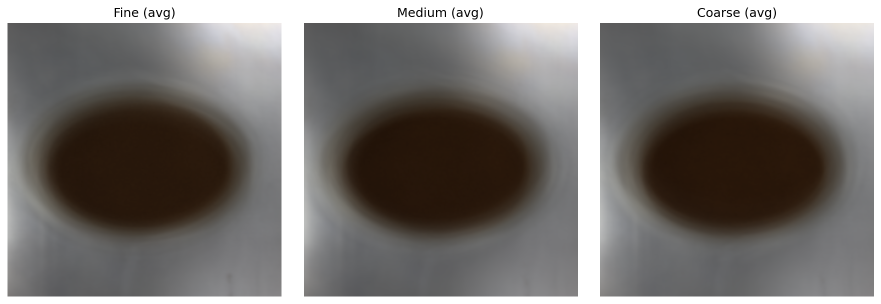
#> input picture eda_average_images.png, 1762 x 608 px (shown at 1/2 size)
$ python -i numerical_features.py   (imports and definitions only)   (older library calls are emulated)
#> lines starting #> are read from the running program, lines starting #| are printed output that depends on the picture; after the words box and inside, x2 and y2 are one past the last pixel; in counts of white or black regions, pixels touching at a corner belong together
from __future__ import annotations

from collections import OrderedDict

import cv2
import numpy as np
import pywt
from PIL import Image
from scipy.ndimage import laplace
from skimage.feature import graycomatrix, graycoprops
from skimage.filters.rank import entropy as rank_entropy
from skimage.morphology import closing, disk, opening


CROP_SIZE = 224

FEATURE_NAMES = (
    "morph_closing_added_r21",
    "morph_closing_added_r13",
    "morph_opening_removed_r8",
    "lacunarity_box10",
    "autocorr_radial_mean",
    "autocorr_drop_010",
    "autocorr_drop_020",
    "autocorr_drop_050",
    "glcm_correlation_mean",
    "fft_low_power",
    "fft_mid_low_ratio",
    "fft_spectral_entropy",
    "local_entropy_mean_r5",
    "local_entropy_p90_r5",
    "local_std_p90_w9",
    "grad_p99",
    "grad_std",
    "haar_detail_mean",
    "laplace_mean_abs",
)


def crop_center_square(image: Image.Image | np.ndarray, size: int = CROP_SIZE) -> np.ndarray:
    """Return a center-cropped grayscale uint8 image."""
    if isinstance(image, Image.Image):
        rgb = np.asarray(image.convert("RGB"), dtype=np.uint8)
    else:
        rgb = np.asarray(image)

    if rgb.ndim not in (2, 3):
        raise ValueError(f"Unsupported image shape: {rgb.shape!r}")

    height, width = rgb.shape[:2]
    if height < size or width < size:
        raise ValueError(f"Image too small for {size}x{size} crop: {width}x{height}")

    top = (height - size) // 2
    left = (width - size) // 2
    crop = rgb[top:top + size, left:left + size]

    if crop.ndim == 2:
        return crop.astype(np.uint8)

    return cv2.cvtColor(crop.astype(np.uint8), cv2.COLOR_RGB2GRAY)


def normalize_gray(gray: np.ndarray) -> np.ndarray:
    gray_f = gray.astype(np.float32)
    mean = gray_f.mean()
    std = gray_f.std() + 1e-6

    z = (gray_f - mean) / std
    z = np.clip(z, -3.0, 3.0)

    return ((z + 3.0) / 6.0 * 255.0).astype(np.uint8)


def get_normalized_gray_crop(image: Image.Image | np.ndarray, size: int = CROP_SIZE) -> np.ndarray:
    return normalize_gray(crop_center_square(image, size=size))


def _fft_features(gray: np.ndarray) -> dict[str, float]:
    img = gray.astype(np.float32)
    img -= img.mean()

    fft = np.fft.fftshift(np.fft.fft2(img))
    power = np.abs(fft) ** 2

    height, width = power.shape
    cy, cx = height // 2, width // 2

    yy, xx = np.indices((height, width))
    r = np.sqrt((xx - cx) ** 2 + (yy - cy) ** 2)
    r_norm = r / (r.max() + 1e-12)

    low = power[r_norm < 0.15].mean()
    mid = power[(r_norm >= 0.15) & (r_norm < 0.35)].mean()

    p = power.ravel()
    p = p / (p.sum() + 1e-12)
    spectral_entropy = -np.sum(p * np.log2(p + 1e-12))

    return {
        "fft_low_power": float(low),
        "fft_mid_low_ratio": float(mid / (low + 1e-12)),
        "fft_spectral_entropy": float(spectral_entropy),
    }


def _glcm_features(gray: np.ndarray) -> dict[str, float]:
    levels = 32
    q = np.floor(gray.astype(np.float32) / 256.0 * levels).astype(np.uint8)
    q = np.clip(q, 0, levels - 1)

    glcm = graycomatrix(
        q,
        distances=[1, 2, 4, 8, 16],
        angles=[0, np.pi / 4, np.pi / 2, 3 * np.pi / 4],
        levels=levels,
        symmetric=True,
        normed=True,
    )
    return {"glcm_correlation_mean": float(graycoprops(glcm, "correlation").mean())}


def _morphology_features(gray: np.ndarray) -> dict[str, float]:
    img = gray.astype(np.float32)
    opened_r8 = opening(gray, disk(8)).astype(np.float32)
    closed_r13 = closing(gray, disk(13)).astype(np.float32)
    closed_r21 = closing(gray, disk(21)).astype(np.float32)

    return {
        "morph_closing_added_r21": float(np.mean(np.abs(closed_r21 - img))),
        "morph_closing_added_r13": float(np.mean(np.abs(closed_r13 - img))),
        "morph_opening_removed_r8": float(np.mean(np.abs(img - opened_r8))),
    }


def _autocorrelation_features(gray: np.ndarray) -> dict[str, float]:
    img = gray.astype(np.float32)
    img -= img.mean()

    fft = np.fft.fft2(img)
    corr = np.fft.ifft2(np.abs(fft) ** 2).real
    corr = np.fft.fftshift(corr).astype(np.float32)

    cy, cx = corr.shape[0] // 2, corr.shape[1] // 2
    center = corr[cy, cx]
    corr = corr / (center + 1e-12)

    height, width = corr.shape
    yy, xx = np.indices((height, width))
    r = np.sqrt((xx - cx) ** 2 + (yy - cy) ** 2)

    max_r = min(height, width) // 2
    radial = []
    for radius in range(1, max_r):
        mask = (r >= radius - 0.5) & (r < radius + 0.5)
        radial.append(corr[mask].mean())

    radial = np.asarray(radial, dtype=np.float32)

    def first_below(threshold: float) -> int:
        idx = np.where(radial < threshold)[0]
        if len(idx) == 0:
            return max_r
        return int(idx[0] + 1)

    return {
        "autocorr_radial_mean": float(radial.mean()),
        "autocorr_drop_010": float(first_below(0.10)),
        "autocorr_drop_020": float(first_below(0.20)),
        "autocorr_drop_050": float(first_below(0.50)),
    }


def _lacunarity_feature(gray: np.ndarray) -> dict[str, float]:
    binary = gray > np.percentile(gray, 50)
    box = 10
    masses = []

    height, width = binary.shape
    for y in range(0, height - box + 1):
        for x in range(0, width - box + 1):
            masses.append(binary[y:y + box, x:x + box].sum())

    masses = np.asarray(masses, dtype=np.float32)
    lacunarity = masses.var() / ((masses.mean() ** 2) + 1e-12)
    return {"lacunarity_box10": float(lacunarity)}


def _local_statistics_features(gray: np.ndarray) -> dict[str, float]:
    img = gray.astype(np.float32)

    mean = cv2.blur(img, (9, 9))
    mean_sq = cv2.blur(img ** 2, (9, 9))
    var = np.maximum(mean_sq - mean ** 2, 0.0)
    std = np.sqrt(var)

    ent = rank_entropy(gray, disk(5))
    return {
        "local_entropy_mean_r5": float(ent.mean()),
        "local_entropy_p90_r5": float(np.percentile(ent, 90)),
        "local_std_p90_w9": float(np.percentile(std, 90)),
    }


def _gradient_features(gray: np.ndarray) -> dict[str, float]:
    gray_f = gray.astype(np.float32)
    sobel_x = cv2.Sobel(gray_f, cv2.CV_32F, 1, 0, ksize=3)
    sobel_y = cv2.Sobel(gray_f, cv2.CV_32F, 0, 1, ksize=3)
    mag = np.sqrt(sobel_x ** 2 + sobel_y ** 2)

    return {
        "grad_p99": float(np.percentile(mag, 99)),
        "grad_std": float(mag.std()),
    }


def _haar_feature(gray: np.ndarray) -> dict[str, float]:
    gray_f = gray.astype(np.float32)
    _, (c_h, c_v, c_d) = pywt.dwt2(gray_f, "haar")
    detail_power = (c_h ** 2 + c_v ** 2 + c_d ** 2) / 3.0
    nonzero = detail_power[detail_power != 0]
    value = float(nonzero.mean()) if nonzero.size else 0.0
    return {"haar_detail_mean": value}


def _laplace_feature(gray: np.ndarray) -> dict[str, float]:
    lap = laplace(gray.astype(np.float32))
    return {"laplace_mean_abs": float(np.abs(lap).mean())}


def extract_numerical_features_from_gray(
    gray_raw: np.ndarray,
    return_dict: bool = False,
) -> dict[str, float] | np.ndarray:
    gray = normalize_gray(gray_raw)

    features: OrderedDict[str, float] = OrderedDict()
    features.update(_morphology_features(gray))
    features.update(_lacunarity_feature(gray))
    features.update(_autocorrelation_features(gray))
    features.update(_glcm_features(gray))
    features.update(_fft_features(gray))
    features.update(_local_statistics_features(gray))
    features.update(_gradient_features(gray))
    features.update(_haar_feature(gray))
    features.update(_laplace_feature(gray))

    if return_dict:
        return features

    return np.asarray([features[name] for name in FEATURE_NAMES], dtype=np.float32)


def extract_numerical_features(
    image: Image.Image | np.ndarray,
    return_dict: bool = False,
    crop_size: int = CROP_SIZE,
) -> dict[str, float] | np.ndarray:
    gray_raw = crop_center_square(image, size=crop_size)
    return extract_numerical_features_from_gray(gray_raw, return_dict=return_dict)

>>> import cv2
>>> picture = cv2.cvtColor(cv2.imread('../eda_average_images.png'), cv2.COLOR_BGR2RGB)
>>> result = extract_numerical_features(picture)
#> in crop_center_square, `crop = rgb[top:top + size, left:left + size]`:
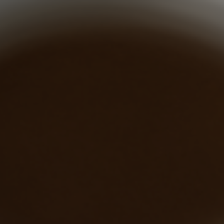
#> crop: shape (224, 224, 3); mean R, G, B 43.3, 28.2, 16.4
#> in normalize_gray, `mean = gray_f.mean()`: mean = 31.37
#> in normalize_gray, `std = gray_f.std() + 1e-6`: std = 14.47
#> in _lacunarity_feature, `binary = gray > np.percentile(gray, 50)`:
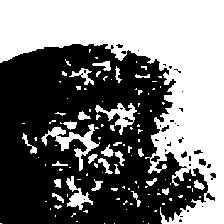
#> binary: shape (224, 224) bool; 47.3% white; 117 white regions (89 under 20 px), largest, box (x1, y1, x2, y2) and area: (0, 0, 224, 224) 20292, (41, 124, 100, 171) 713, (95, 103, 137, 135) 451
#> after the loop in _lacunarity_feature, `for y in range(0, height - box + 1):`: masses = 46225 items
#> in _lacunarity_feature, `lacunarity = masses.var() / ((masses.mean() ** 2) + 1e-12)`: lacunarity = 0.846
#> in _autocorrelation_features, `corr = np.fft.fftshift(corr).astype(np.float32)`:
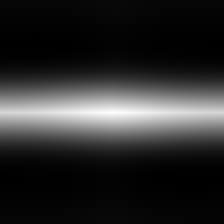
#> corr: shape (224, 224) float32; min -15638660, max 74084896, mean 0; drawn with min black and max white
#> in _autocorrelation_features, `center = corr[cy, cx]`: center = 74084896
#> after the loop in _autocorrelation_features, `for radius in range(1, max_r):`: radial = 111 values, max 0.978 at index 0, min -0.0835 at index 109, mean 0.22
#> in first_below, `idx = np.where(radial < threshold)[0]`: idx = 58 values from 53 to 110
#> in _fft_features, `low = power[r_norm < 0.15].mean()`: low = 2.05e+09
#> in _fft_features, `mid = power[(r_norm >= 0.15) & (r_norm < 0.35)].mean()`: mid = 8304805.3
#> in _fft_features, `spectral_entropy = -np.sum(p * np.log2(p + 1e-12))`: spectral_entropy = 4.49
#> in _haar_feature, `_, (c_h, c_v, c_d) = pywt.dwt2(gray_f, "haar")`:
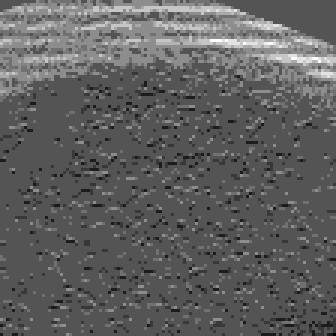
#> c_h: shape (112, 112) float32 (shown 3 times larger); min -4.5, max 9, mean 0.607; drawn with min black and max white
#> in _haar_feature, `_, (c_h, c_v, c_d) = pywt.dwt2(gray_f, "haar")`:
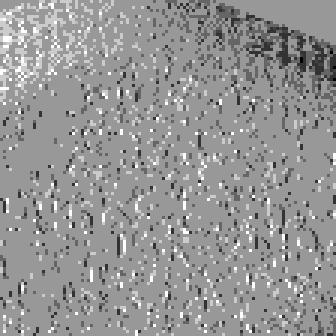
#> c_v: shape (112, 112) float32 (shown 3 times larger); min -4.5, max 3, mean -0.0809; drawn with min black and max white
#> in _haar_feature, `detail_power = (c_h ** 2 + c_v ** 2 + c_d ** 2) / 3.0`:
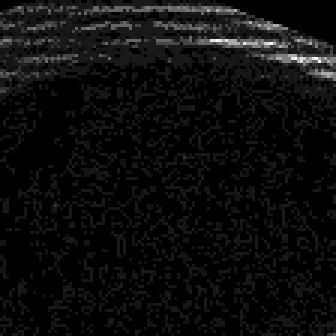
#> detail_power: shape (112, 112) float32 (shown 3 times larger); min 0, max 30, mean 1.5; drawn with min black and max white
#> in _haar_feature, `nonzero = detail_power[detail_power != 0]`: nonzero = 4746 values, max 30 at index 1211, min 1 at index 101, mean 3.91
#> in _haar_feature, `value = float(nonzero.mean()) if nonzero.size else 0.0`: value = 3.91
#> in _laplace_feature, `lap = laplace(gray.astype(np.float32))`:
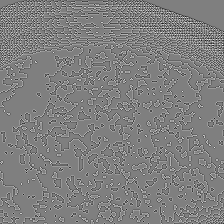
#> lap: shape (224, 224) float32; min -15, max 15, mean 0; drawn with min black and max white
#> result = 19 values, max 2.05e+09 at index 9, min 0.00405 at index 10, mean 107855632
